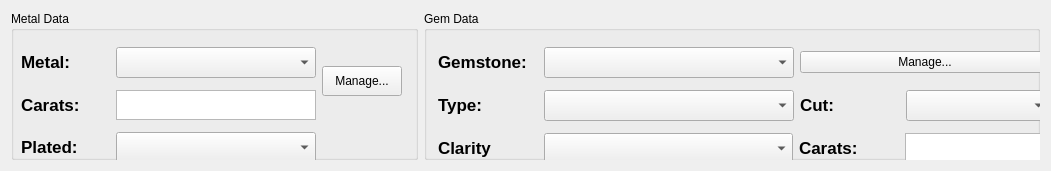
               <widget class="QWidget" name="horizontalLayoutWidget_22">
                <property name="geometry">
                 <rect>
                  <x>10</x>
                  <y>530</y>
                  <width>1051</width>
                  <height>171</height>
                 </rect>
                </property>
                <layout class="QHBoxLayout" name="horizontalLayout_4">
                 <item>
                  <widget class="QGroupBox" name="metal_group_box">
                   <property name="maximumSize">
                    <size>
                     <width>407</width>
                     <height>16777215</height>
                    </size>
                   </property>
                   <property name="title">
                    <string>Metal Data</string>
                   </property>
                   <widget class="QWidget" name="horizontalLayoutWidget_25">
                    <property name="geometry">
                     <rect>
                      <x>10</x>
                      <y>30</y>
                      <width>381</width>
                      <height>131</height>
                     </rect>
                    </property>
                    <layout class="QHBoxLayout" name="horizontalLayout_7">
                     <item>
                      <layout class="QVBoxLayout" name="verticalLayout_12">
                       <item>
                        <layout class="QHBoxLayout" name="category_hor_layout_2">
                         <item>
                          <widget class="QLabel" name="metal_label">
                           <property name="maximumSize">
                            <size>
                             <width>90</width>
                             <height>30</height>
                            </size>
                           </property>
                           <property name="font">
                            <font>
                             <pointsize>13</pointsize>
                             <weight>75</weight>
                             <bold>true</bold>
                            </font>
                           </property>
                           <property name="text">
                            <string>Metal:</string>
                           </property>
                          </widget>
                         </item>
                         <item>
                          <widget class="QComboBox" name="metal_combo_box">
                           <property name="minimumSize">
                            <size>
                             <width>200</width>
                             <height>30</height>
                            </size>
                           </property>
                           <property name="maximumSize">
                            <size>
                             <width>200</width>
                             <height>16777215</height>
                            </size>
                           </property>
                           <property name="font">
                            <font>
                             <pointsize>14</pointsize>
                            </font>
                           </property>
                          </widget>
                         </item>
                        </layout>
                       </item>
                       <item>
                        <layout class="QHBoxLayout" name="quan_hor_layout_2">
                         <item>
                          <widget class="QLabel" name="carats_label">
                           <property name="maximumSize">
                            <size>
                             <width>90</width>
                             <height>30</height>
                            </size>
                           </property>
                           <property name="font">
                            <font>
                             <pointsize>13</pointsize>
                             <weight>75</weight>
                             <bold>true</bold>
                            </font>
                           </property>
                           <property name="text">
                            <string>Carats:</string>
                           </property>
                           <property name="indent">
                            <number>-1</number>
                           </property>
                          </widget>
                         </item>
                         <item>
                          <widget class="QPlainTextEdit" name="carat_pt_edit">
                           <property name="sizePolicy">
                            <sizepolicy hsizetype="Expanding" vsizetype="Fixed">
                             <horstretch>0</horstretch>
                             <verstretch>0</verstretch>
                            </sizepolicy>
                           </property>
                           <property name="minimumSize">
                            <size>
                             <width>0</width>
                             <height>30</height>
                            </size>
                           </property>
                           <property name="maximumSize">
                            <size>
                             <width>200</width>
                             <height>30</height>
                            </size>
                           </property>
                           <property name="font">
                            <font>
                             <pointsize>14</pointsize>
                            </font>
                           </property>
                           <property name="verticalScrollBarPolicy">
                            <enum>Qt::ScrollBarAlwaysOff</enum>
                           </property>
                           <property name="horizontalScrollBarPolicy">
                            <enum>Qt::ScrollBarAlwaysOff</enum>
                           </property>
                           <property name="plainText">
                            <string/>
                           </property>
                           <property name="backgroundVisible">
                            <bool>false</bool>
                           </property>
                          </widget>
                         </item>
                        </layout>
                       </item>
                       <item>
                        <layout class="QHBoxLayout" name="sku_hor_layout_2">
                         <item>
                          <widget class="QLabel" name="plated_label">
                           <property name="maximumSize">
                            <size>
                             <width>90</width>
                             <height>30</height>
                            </size>
                           </property>
                           <property name="font">
                            <font>
                             <pointsize>13</pointsize>
                             <weight>75</weight>
                             <bold>true</bold>
                            </font>
                           </property>
                           <property name="text">
                            <string>Plated:</string>
                           </property>
                          </widget>
                         </item>
                         <item>
                          <widget class="QComboBox" name="plated_combo_box">
                           <property name="minimumSize">
                            <size>
                             <width>200</width>
                             <height>30</height>
                            </size>
                           </property>
                           <property name="maximumSize">
                            <size>
                             <width>200</width>
                             <height>16777215</height>
                            </size>
                           </property>
                           <property name="font">
                            <font>
                             <pointsize>14</pointsize>
                            </font>
                           </property>
                          </widget>
                         </item>
                        </layout>
                       </item>
                      </layout>
                     </item>
                     <item>
                      <layout class="QVBoxLayout" name="verticalLayout_14">
                       <item>
                        <widget class="QPushButton" name="manage_metal_button">
                         <property name="minimumSize">
                          <size>
                           <width>0</width>
                           <height>30</height>
                          </size>
                         </property>
                         <property name="maximumSize">
                          <size>
                           <width>16777215</width>
                           <height>30</height>
                          </size>
                         </property>
                         <property name="text">
                          <string>Manage...</string>
                         </property>
                        </widget>
                       </item>
                       <item>
                        <spacer name="verticalSpacer_5">
                         <property name="orientation">
                          <enum>Qt::Vertical</enum>
                         </property>
                         <property name="sizeType">
                          <enum>QSizePolicy::Fixed</enum>
                         </property>
                         <property name="sizeHint" stdset="0">
                          <size>
                           <width>20</width>
                           <height>50</height>
                          </size>
                         </property>
                        </spacer>
                       </item>
                      </layout>
                     </item>
                    </layout>
                   </widget>
                  </widget>
                 </item>
                 <item>
                  <widget class="QGroupBox" name="gem_group_box">
                   <property name="title">
                    <string>Gem Data</string>
                   </property>
                   <widget class="QWidget" name="verticalLayoutWidget_13">
                    <property name="geometry">
                     <rect>
                      <x>14</x>
                      <y>30</y>
                      <width>612</width>
                      <height>131</height>
                     </rect>
                    </property>
                    <layout class="QVBoxLayout" name="verticalLayout_15">
                     <item>
                      <layout class="QHBoxLayout" name="horizontalLayout_10">
                       <item>
                        <layout class="QHBoxLayout" name="category_hor_layout_3">
                         <item>
                          <widget class="QLabel" name="gemstone_label">
                           <property name="maximumSize">
                            <size>
                             <width>100</width>
                             <height>30</height>
                            </size>
                           </property>
                           <property name="font">
                            <font>
                             <pointsize>13</pointsize>
                             <weight>75</weight>
                             <bold>true</bold>
                            </font>
                           </property>
                           <property name="text">
                            <string>Gemstone:</string>
                           </property>
                          </widget>
                         </item>
                         <item>
                          <widget class="QComboBox" name="gemstone_combo_box">
                           <property name="minimumSize">
                            <size>
                             <width>248</width>
                             <height>0</height>
                            </size>
                           </property>
                           <property name="font">
                            <font>
                             <pointsize>14</pointsize>
                            </font>
                           </property>
                          </widget>
                         </item>
                         <item>
                          <widget class="QPushButton" name="new_gemstone_button">
                           <property name="text">
                            <string>Manage...</string>
                           </property>
                          </widget>
                         </item>
                        </layout>
                       </item>
                      </layout>
                     </item>
                     <item>
                      <layout class="QHBoxLayout" name="horizontalLayout_11">
                       <item>
                        <layout class="QHBoxLayout" name="sku_hor_layout_5">
                         <item>
                          <widget class="QLabel" name="type_label">
                           <property name="maximumSize">
                            <size>
                             <width>100</width>
                             <height>30</height>
                            </size>
                           </property>
                           <property name="font">
                            <font>
                             <pointsize>13</pointsize>
                             <weight>75</weight>
                             <bold>true</bold>
                            </font>
                           </property>
                           <property name="text">
                            <string>Type:</string>
                           </property>
                          </widget>
                         </item>
                         <item>
                          <widget class="QComboBox" name="type_combo_box">
                           <property name="minimumSize">
                            <size>
                             <width>248</width>
                             <height>0</height>
                            </size>
                           </property>
                           <property name="font">
                            <font>
                             <pointsize>14</pointsize>
                            </font>
                           </property>
                          </widget>
                         </item>
                         <item>
                          <layout class="QHBoxLayout" name="sku_hor_layout_4">
                           <item>
                            <widget class="QLabel" name="cut_label">
                             <property name="maximumSize">
                              <size>
                               <width>100</width>
                               <height>30</height>
                              </size>
                             </property>
                             <property name="font">
                              <font>
                               <pointsize>13</pointsize>
                               <weight>75</weight>
                               <bold>true</bold>
                              </font>
                             </property>
                             <property name="text">
                              <string>Cut:</string>
                             </property>
                            </widget>
                           </item>
                           <item>
                            <widget class="QComboBox" name="cut_combo_box">
                             <property name="font">
                              <font>
                               <pointsize>14</pointsize>
                              </font>
                             </property>
                            </widget>
                           </item>
                          </layout>
                         </item>
                        </layout>
                       </item>
                      </layout>
                     </item>
                     <item>
                      <layout class="QHBoxLayout" name="horizontalLayout_12">
                       <item>
                        <layout class="QHBoxLayout" name="sku_hor_layout_3">
                         <item>
                          <widget class="QLabel" name="clarity_label">
                           <property name="minimumSize">
                            <size>
                             <width>100</width>
                             <height>0</height>
                            </size>
                           </property>
                           <property name="maximumSize">
                            <size>
                             <width>100</width>
                             <height>30</height>
                            </size>
                           </property>
                           <property name="font">
                            <font>
                             <pointsize>13</pointsize>
                             <weight>75</weight>
                             <bold>true</bold>
                            </font>
                           </property>
                           <property name="text">
                            <string>Clarity</string>
                           </property>
                          </widget>
                         </item>
                         <item>
                          <widget class="QComboBox" name="clarity_combo_box">
                           <property name="minimumSize">
                            <size>
                             <width>248</width>
                             <height>0</height>
                            </size>
                           </property>
                           <property name="font">
                            <font>
                             <pointsize>14</pointsize>
                            </font>
                           </property>
                          </widget>
                         </item>
                        </layout>
                       </item>
                       <item>
                        <layout class="QHBoxLayout" name="quan_hor_layout_3">
                         <item>
                          <widget class="QLabel" name="carats_gem_label">
                           <property name="maximumSize">
                            <size>
                             <width>100</width>
                             <height>30</height>
                            </size>
                           </property>
                           <property name="font">
                            <font>
                             <pointsize>13</pointsize>
                             <weight>75</weight>
                             <bold>true</bold>
                            </font>
                           </property>
                           <property name="text">
                            <string>Carats:</string>
                           </property>
                           <property name="indent">
                            <number>-1</number>
                           </property>
                          </widget>
                         </item>
                         <item>
                          <widget class="QPlainTextEdit" name="carat_gem_pt_edit">
                           <property name="maximumSize">
                            <size>
                             <width>145</width>
                             <height>30</height>
                            </size>
                           </property>
                           <property name="font">
                            <font>
                             <pointsize>14</pointsize>
                            </font>
                           </property>
                           <property name="verticalScrollBarPolicy">
                            <enum>Qt::ScrollBarAlwaysOff</enum>
                           </property>
                           <property name="horizontalScrollBarPolicy">
                            <enum>Qt::ScrollBarAlwaysOff</enum>
                           </property>
                           <property name="plainText">
                            <string/>
                           </property>
                           <property name="backgroundVisible">
                            <bool>false</bool>
                           </property>
                          </widget>
                         </item>
                        </layout>
                       </item>
                      </layout>
                     </item>
                    </layout>
                   </widget>
                  </widget>
                 </item>
                </layout>
               </widget>
